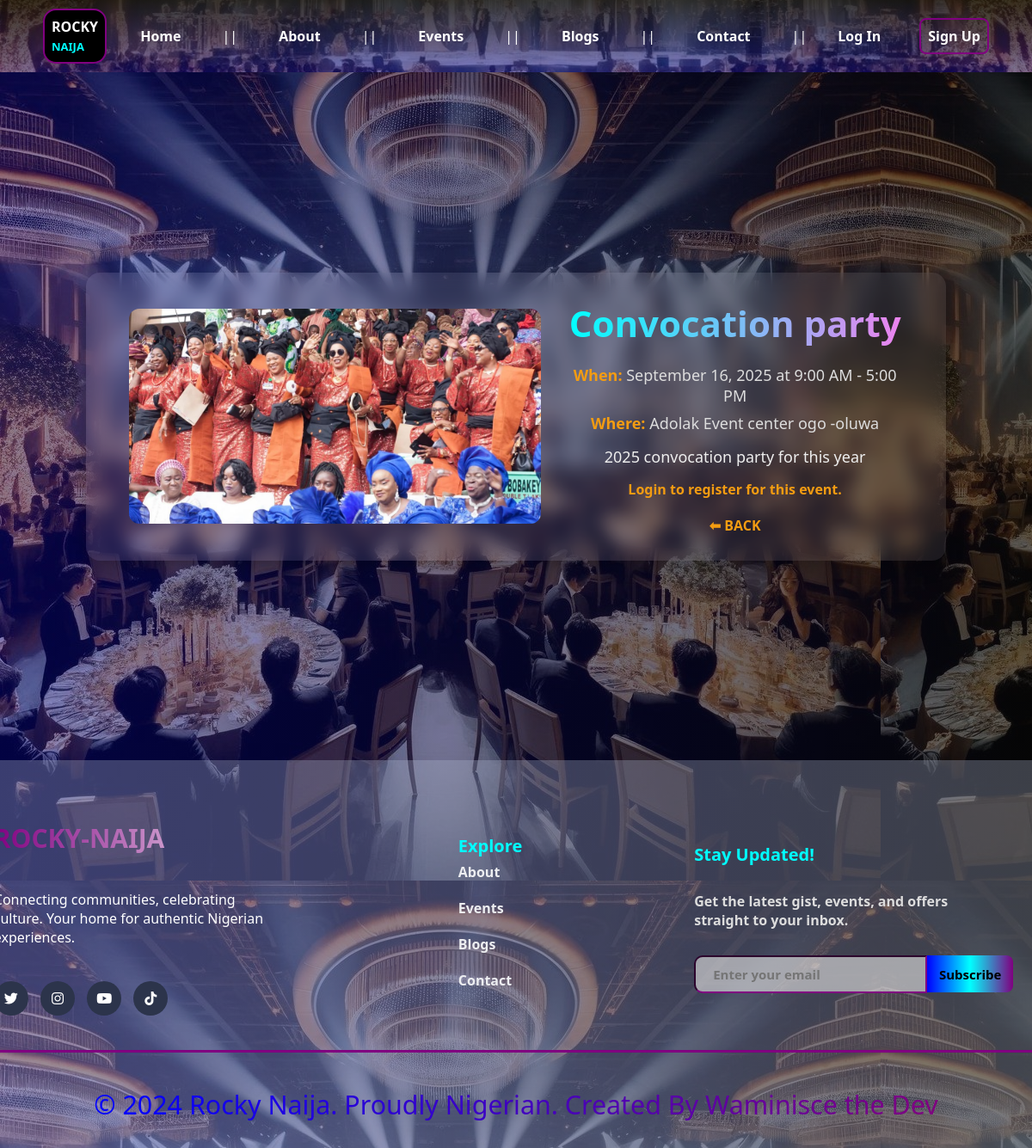
The page /13/ on the database its author committed.
### EventApp/models.py (models this page shows, shortened)
class Event(models.Model):
       title = models.CharField(max_length=225, null=True, blank=True)
       Description = models.TextField()
       Date = models.DateTimeField()
       start_time = models.TimeField(null=True, blank=True, default=None)
       end_time = models.TimeField(null=True, blank=True, default=None)
       Location = models.CharField(max_length=225)
       image = models.ImageField(upload_to='picture', null=True, blank=True)
       gate_fees = models.IntegerField(null=True, blank=True, default=None)
       gate_fees2 = models.IntegerField(null=True, blank=True, default=None)

### EventApp/views.py (the view)
# urls.py: path('<int:event_id>/', views.event_detail, name='event_detail'),
def event_detail(request, event_id):
    event = get_object_or_404(Event, id=event_id)
    is_registered = False
    if request.user.is_authenticated:
        is_registered = Registration.objects.filter(event=event, user=request.user).exists()
    context = {
        'event': event,
        'is_registered': is_registered,
    }
    return render(request, 'event_detail.html', context)

### template/event_detail.html (shortened to what this page needs)
{% extends 'base.html' %}
{% load static %}
{% block content %}
<link rel="stylesheet" href="{% static 'style4.css' %}">
<div class="body"></div>
<div class="style">
  <div class="style1">
    {% if event.image %}
      <img class="img2" src="{{ event.image.url }}" alt="{{ event.title }}">
    {% else %}
      <img class="img2" src="{% static 'images/abuja-images.jpg' %}" alt="Default image">
    {% endif %}
    <div>
      <h1 style="font-size: 42px; font-weight: 900; background: linear-gradient(to right, cyan, violet); -webkit-background-clip: text; -webkit-text-fill-color: transparent; margin-bottom: 20px;">
          {{ event.title }}
      </h1>
      <p style="font-size:18px; margin:8px 0; color:#ddd;">
        <strong style="color:#f39c12;">When:</strong> {{ event.Date|date:"F d, Y" }}
        {% if event.start_time %} at {{ event.start_time|time:"g:i A" }}{% endif %}
        {% if event.end_time %} - {{ event.end_time|time:"g:i A" }}{% endif %}
      </p>
      <p style="font-size:18px; margin:8px 0; color:#ddd;">
        <strong style="color:#f39c12;">Where:</strong> {{ event.Location }}
      </p>
      <p style="font-size:18px; margin:15px 0; color:#eee;">{{ event.Description }}</p>
      {% if user.is_authenticated %}
        {% if is_registered %}
          <p style="color:#0f0;">You are registered for this event.</p>
          <form action="{% url 'cancel_registration' event.id %}" method="post">
            {% csrf_token %}
            <button type="submit" class="btn btn-danger">Cancel Registration</button>
          </form>
        {% else %}
          <form action="{% url 'register_for_event' event.id %}" method="post" style="margin-top:20px;">
            {% csrf_token %}
            <label for="ticket_type" style="font-weight:600; margin-right:10px;">Choose Ticket:</label>
            <select name="ticket_type" id="ticket_type" required style="padding:10px; border-radius:6px; border:1px solid #ccc; margin-right:10px;">
              <option value="regular">Regular - ${{ event.gate_fees }}</option>
              <option value="vip">VIP - ${{ event.gate_fees2 }}</option>
            </select>
            <button type="submit" class="btn btn-primary">Register</button>
          </form>
        {% endif %}
      {% else %}
        <p><a href="{% url 'login' %}?next={{ request.path }}" style="color:#f39c12; font-weight:600; text-decoration:none;">Login to register for this event.</a></p>
      {% endif %}
      <a href="{% url 'event_list' %}" style="display:inline-block; margin-top:20px; text-decoration:none; color:#f39c12; font-weight:600;">⬅ BACK</a>
    </div>
  </div>
</div>
{% endblock %}

### statics/style4.css (style rules this page uses)
* { margin:0; padding:0; box-sizing:border-box; font-family: system-ui, -apple-system, BlinkMacSystemFont, 'Segoe UI', Roboto, Oxygen, Ubuntu, Cantarell, 'Open Sans', 'Helvetica Neue', sans-serif; }
.body { background-image: linear-gradient(to right,rgba(5, 5, 150, 0.441),rgba(8, 8, 8, 0.655)) , url("/static/images/event background image.jpg"); position: fixed; top: 0; left: 0; width: 100%; height: 100%; z-index: -1; color: white; font-family: 'Exo 2', sans-serif; }
img { border-radius: 25px; width: 230px; height: 250px; }
:root { --rn-dark-blue: #1a1f2c; --rn-light-gray: #edeef1; --rn-green: purple; --rn-white: #ffffff; }

### template/base.html (style rules this page uses)
body { font-family: sans-serif; margin: 0; padding: 0; box-sizing: border-box; }

### rows shown on the page
Event: image (picture), title "Convocation party", Date "September 16, 2025", start_time "9:00 AM", end_time "5:00 PM", Location "Adolak Event center ogo -oluwa", Description "2025 convocation party for this year"
